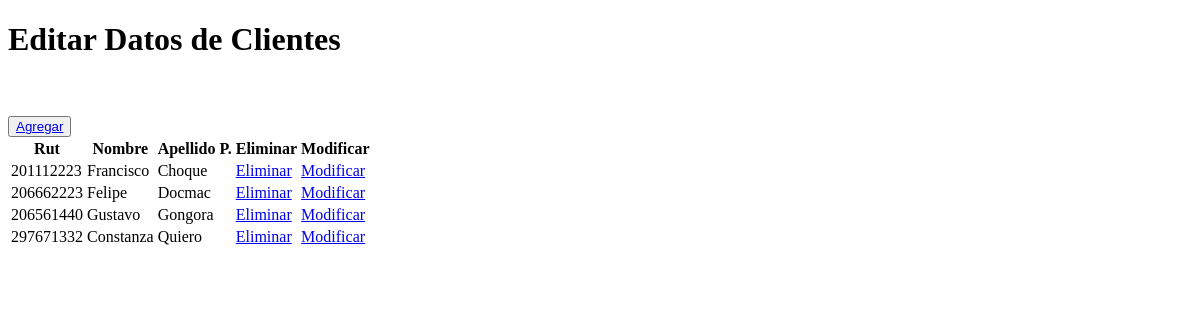
The app's page /crud, older data.
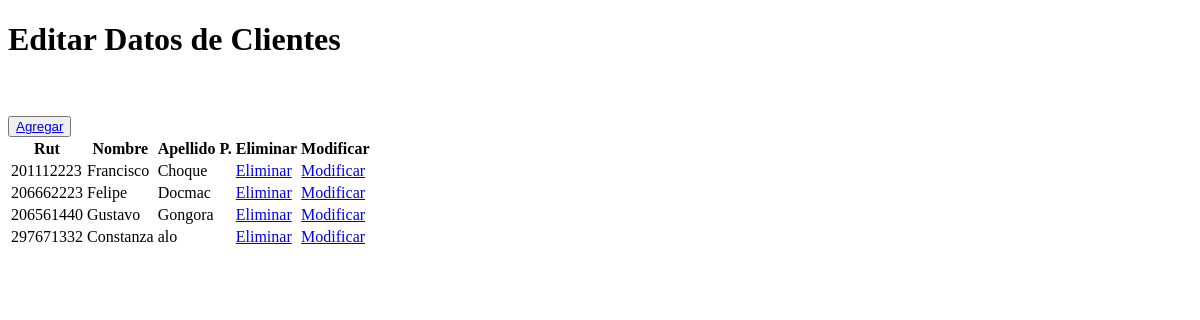
The same page, newer data.
### taller/models.py (models this page shows, shortened)
class Cliente(models.Model):
    rut              = models.CharField(primary_key=True, max_length=10)
    nombre           = models.CharField(max_length=20)
    apellido_paterno = models.CharField(max_length=20)
    apellido_materno = models.CharField(max_length=20)
    fecha_nacimiento = models.DateField(blank=False, null=False)
    id_genero        = models.ForeignKey('Genero',on_delete=models.CASCADE, db_column='idGenero')
    telefono         = models.CharField(max_length=45)
    email            = models.EmailField(unique=True, max_length=100, blank=True, null=True)
    direccion        = models.CharField(max_length=50, blank=True, null=True)
    activo           = models.IntegerField()

### taller/views.py (the view)
# urls.py: path('crud', views.crud, name='crud'),
def crud(request):
    clientes = Cliente.objects.all()
    context={"clientes": clientes}
    return render(request, 'taller/clientes_list.html', context)

### taller/templates/taller/clientes_list.html (shortened to what this page needs)
{% load static %}
<!DOCTYPE html>
<html lang="en">
<head>
</head>
<body>
    <h1>Editar Datos de Clientes</h1><br>
    <br>
    <button type="button">
        <a href="{% url 'clientesAdd' %}"> Agregar </a>
    </button>
        <table>
            {% if clientes %}
                <th>Rut</th>
                <th>Nombre</th>
                <th>Apellido P.</th>
                <th>Eliminar</th>
                <th>Modificar</th>
                {% for x in clientes %}
                    <tr>
                        <td> {{ x.rut }}
                        <td> {{ x.nombre }}
                        <td> {{ x.apellido_paterno }}
                        <td> <a href="{% url 'clientes_del' pk=x.rut %}">Eliminar</a>
                        <td> <a href="{% url 'clientes_findEdit' pk=x.rut %}">Modificar</a>
                    </tr>
                {% endfor %}
            {% endif %}
        </table>
</body>
</html>

Row changes from the older to the newer data that the page shows:
changed Cliente "Constanza": apellido_paterno "Quiero" → "alo"
